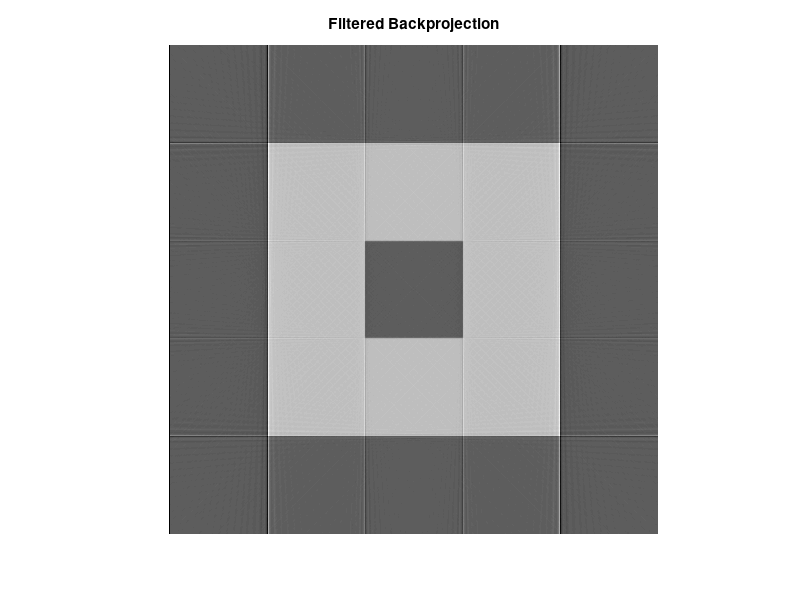

Here is the MATLAB script that generated this plot:
% define f(x,y)
f=zeros(500);
f(101:400, 101:400)=1;
f(201:300, 201:300)=0;
% xray transform of f
theta=0:180;
[Xf,t]=radon(f,theta);
% backprojection of Xf
F=iradon(Xf,theta);
U=iradon(Xf,theta,'linear','none');
% original image
imshow(f);
title('Original Grayscale Image');
% x-ray transform
imagesc(theta,t,Xf);
title('Xf(\theta,t) the X-ray transform of f(x,y)');
xlabel('\theta [degrees]');
ylabel('t');
set(gca,'XTick',0:20:180);
colormap(hot);
colorbar;
% ufbp
imshow(U,[]);
title('Unfiltered Backprojection');
% fbp
imshow(F,[]);
title('Filtered Backprojection');
